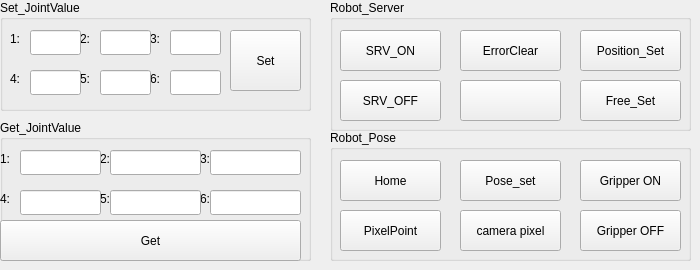
          <widget class="QWidget" name="tab_2">
           <attribute name="title">
            <string>Setting</string>
           </attribute>
           <widget class="QGroupBox" name="groupBox_3">
            <property name="geometry">
             <rect>
              <x>330</x>
              <y>0</y>
              <width>361</width>
              <height>131</height>
             </rect>
            </property>
            <property name="title">
             <string>Robot_Server</string>
            </property>
            <widget class="QPushButton" name="btnSRV_ON">
             <property name="geometry">
              <rect>
               <x>10</x>
               <y>30</y>
               <width>101</width>
               <height>41</height>
              </rect>
             </property>
             <property name="text">
              <string>SRV_ON</string>
             </property>
            </widget>
            <widget class="QPushButton" name="btnSRV_OFF">
             <property name="geometry">
              <rect>
               <x>10</x>
               <y>80</y>
               <width>101</width>
               <height>41</height>
              </rect>
             </property>
             <property name="text">
              <string>SRV_OFF</string>
             </property>
            </widget>
            <widget class="QPushButton" name="btnPosition_Set">
             <property name="geometry">
              <rect>
               <x>250</x>
               <y>30</y>
               <width>101</width>
               <height>41</height>
              </rect>
             </property>
             <property name="text">
              <string>Position_Set</string>
             </property>
            </widget>
            <widget class="QPushButton" name="btnFree_Set">
             <property name="geometry">
              <rect>
               <x>250</x>
               <y>80</y>
               <width>101</width>
               <height>41</height>
              </rect>
             </property>
             <property name="text">
              <string>Free_Set</string>
             </property>
            </widget>
            <widget class="QPushButton" name="btnSRV_ErrorClear">
             <property name="geometry">
              <rect>
               <x>130</x>
               <y>30</y>
               <width>101</width>
               <height>41</height>
              </rect>
             </property>
             <property name="text">
              <string>ErrorClear</string>
             </property>
            </widget>
            <widget class="QPushButton" name="btnFree_Set_3">
             <property name="geometry">
              <rect>
               <x>130</x>
               <y>80</y>
               <width>101</width>
               <height>41</height>
              </rect>
             </property>
             <property name="text">
              <string/>
             </property>
            </widget>
           </widget>
           <widget class="QGroupBox" name="groupBox_4">
            <property name="geometry">
             <rect>
              <x>0</x>
              <y>0</y>
              <width>311</width>
              <height>111</height>
             </rect>
            </property>
            <property name="title">
             <string>Set_JointValue</string>
            </property>
            <widget class="QLabel" name="label_21">
             <property name="geometry">
              <rect>
               <x>150</x>
               <y>30</y>
               <width>21</width>
               <height>19</height>
              </rect>
             </property>
             <property name="frameShape">
              <enum>QFrame::NoFrame</enum>
             </property>
             <property name="frameShadow">
              <enum>QFrame::Raised</enum>
             </property>
             <property name="text">
              <string>&lt;html&gt;&lt;head/&gt;&lt;body&gt;&lt;p&gt;3:&lt;/p&gt;&lt;/body&gt;&lt;/html&gt;</string>
             </property>
            </widget>
            <widget class="QLabel" name="label_22">
             <property name="geometry">
              <rect>
               <x>10</x>
               <y>70</y>
               <width>21</width>
               <height>19</height>
              </rect>
             </property>
             <property name="frameShape">
              <enum>QFrame::NoFrame</enum>
             </property>
             <property name="frameShadow">
              <enum>QFrame::Raised</enum>
             </property>
             <property name="text">
              <string>&lt;html&gt;&lt;head/&gt;&lt;body&gt;&lt;p&gt;4:&lt;/p&gt;&lt;/body&gt;&lt;/html&gt;</string>
             </property>
            </widget>
            <widget class="QLineEdit" name="txtRobotSet_Jointvalue_3">
             <property name="geometry">
              <rect>
               <x>170</x>
               <y>30</y>
               <width>51</width>
               <height>25</height>
              </rect>
             </property>
             <property name="text">
              <string/>
             </property>
            </widget>
            <widget class="QLabel" name="label_23">
             <property name="geometry">
              <rect>
               <x>80</x>
               <y>30</y>
               <width>21</width>
               <height>19</height>
              </rect>
             </property>
             <property name="frameShape">
              <enum>QFrame::NoFrame</enum>
             </property>
             <property name="frameShadow">
              <enum>QFrame::Raised</enum>
             </property>
             <property name="text">
              <string>&lt;html&gt;&lt;head/&gt;&lt;body&gt;&lt;p&gt;2:&lt;/p&gt;&lt;/body&gt;&lt;/html&gt;</string>
             </property>
            </widget>
            <widget class="QLabel" name="label_24">
             <property name="geometry">
              <rect>
               <x>150</x>
               <y>70</y>
               <width>21</width>
               <height>19</height>
              </rect>
             </property>
             <property name="frameShape">
              <enum>QFrame::NoFrame</enum>
             </property>
             <property name="frameShadow">
              <enum>QFrame::Raised</enum>
             </property>
             <property name="text">
              <string>&lt;html&gt;&lt;head/&gt;&lt;body&gt;&lt;p&gt;6:&lt;/p&gt;&lt;/body&gt;&lt;/html&gt;</string>
             </property>
            </widget>
            <widget class="QLineEdit" name="txtRobotSet_Jointvalue_5">
             <property name="geometry">
              <rect>
               <x>100</x>
               <y>70</y>
               <width>51</width>
               <height>25</height>
              </rect>
             </property>
             <property name="text">
              <string/>
             </property>
            </widget>
            <widget class="QLabel" name="label_25">
             <property name="geometry">
              <rect>
               <x>80</x>
               <y>70</y>
               <width>21</width>
               <height>19</height>
              </rect>
             </property>
             <property name="frameShape">
              <enum>QFrame::NoFrame</enum>
             </property>
             <property name="frameShadow">
              <enum>QFrame::Raised</enum>
             </property>
             <property name="text">
              <string>&lt;html&gt;&lt;head/&gt;&lt;body&gt;&lt;p&gt;5:&lt;/p&gt;&lt;/body&gt;&lt;/html&gt;</string>
             </property>
            </widget>
            <widget class="QLineEdit" name="txtRobotSet_Jointvalue_1">
             <property name="geometry">
              <rect>
               <x>30</x>
               <y>30</y>
               <width>51</width>
               <height>25</height>
              </rect>
             </property>
             <property name="text">
              <string/>
             </property>
            </widget>
            <widget class="QLineEdit" name="txtRobotSet_Jointvalue_6">
             <property name="geometry">
              <rect>
               <x>170</x>
               <y>70</y>
               <width>51</width>
               <height>25</height>
              </rect>
             </property>
             <property name="text">
              <string/>
             </property>
            </widget>
            <widget class="QLineEdit" name="txtRobotSet_Jointvalue_2">
             <property name="geometry">
              <rect>
               <x>100</x>
               <y>30</y>
               <width>51</width>
               <height>25</height>
              </rect>
             </property>
             <property name="text">
              <string/>
             </property>
            </widget>
            <widget class="QLineEdit" name="txtRobotSet_Jointvalue_4">
             <property name="geometry">
              <rect>
               <x>30</x>
               <y>70</y>
               <width>51</width>
               <height>25</height>
              </rect>
             </property>
             <property name="text">
              <string/>
             </property>
            </widget>
            <widget class="QLabel" name="label_26">
             <property name="geometry">
              <rect>
               <x>10</x>
               <y>30</y>
               <width>21</width>
               <height>19</height>
              </rect>
             </property>
             <property name="frameShape">
              <enum>QFrame::NoFrame</enum>
             </property>
             <property name="frameShadow">
              <enum>QFrame::Raised</enum>
             </property>
             <property name="text">
              <string>&lt;html&gt;&lt;head/&gt;&lt;body&gt;&lt;p&gt;1:&lt;/p&gt;&lt;/body&gt;&lt;/html&gt;</string>
             </property>
            </widget>
            <widget class="QPushButton" name="btnRobot_SetJoint">
             <property name="geometry">
              <rect>
               <x>230</x>
               <y>30</y>
               <width>71</width>
               <height>61</height>
              </rect>
             </property>
             <property name="text">
              <string>Set</string>
             </property>
            </widget>
           </widget>
           <widget class="QGroupBox" name="groupBox_5">
            <property name="geometry">
             <rect>
              <x>0</x>
              <y>120</y>
              <width>311</width>
              <height>141</height>
             </rect>
            </property>
            <property name="title">
             <string>Get_JointValue</string>
            </property>
            <widget class="QLabel" name="label_27">
             <property name="geometry">
              <rect>
               <x>200</x>
               <y>30</y>
               <width>21</width>
               <height>19</height>
              </rect>
             </property>
             <property name="frameShape">
              <enum>QFrame::NoFrame</enum>
             </property>
             <property name="frameShadow">
              <enum>QFrame::Raised</enum>
             </property>
             <property name="text">
              <string>&lt;html&gt;&lt;head/&gt;&lt;body&gt;&lt;p&gt;3:&lt;/p&gt;&lt;/body&gt;&lt;/html&gt;</string>
             </property>
            </widget>
            <widget class="QLabel" name="label_28">
             <property name="geometry">
              <rect>
               <x>0</x>
               <y>70</y>
               <width>21</width>
               <height>19</height>
              </rect>
             </property>
             <property name="frameShape">
              <enum>QFrame::NoFrame</enum>
             </property>
             <property name="frameShadow">
              <enum>QFrame::Raised</enum>
             </property>
             <property name="text">
              <string>&lt;html&gt;&lt;head/&gt;&lt;body&gt;&lt;p&gt;4:&lt;/p&gt;&lt;/body&gt;&lt;/html&gt;</string>
             </property>
            </widget>
            <widget class="QLineEdit" name="txtRobotGet_Jointvalue_3">
             <property name="geometry">
              <rect>
               <x>210</x>
               <y>30</y>
               <width>91</width>
               <height>25</height>
              </rect>
             </property>
             <property name="text">
              <string/>
             </property>
            </widget>
            <widget class="QLabel" name="label_29">
             <property name="geometry">
              <rect>
               <x>100</x>
               <y>30</y>
               <width>21</width>
               <height>19</height>
              </rect>
             </property>
             <property name="frameShape">
              <enum>QFrame::NoFrame</enum>
             </property>
             <property name="frameShadow">
              <enum>QFrame::Raised</enum>
             </property>
             <property name="text">
              <string>&lt;html&gt;&lt;head/&gt;&lt;body&gt;&lt;p&gt;2:&lt;/p&gt;&lt;/body&gt;&lt;/html&gt;</string>
             </property>
            </widget>
            <widget class="QLabel" name="label_30">
             <property name="geometry">
              <rect>
               <x>200</x>
               <y>70</y>
               <width>21</width>
               <height>19</height>
              </rect>
             </property>
             <property name="frameShape">
              <enum>QFrame::NoFrame</enum>
             </property>
             <property name="frameShadow">
              <enum>QFrame::Raised</enum>
             </property>
             <property name="text">
              <string>&lt;html&gt;&lt;head/&gt;&lt;body&gt;&lt;p&gt;6:&lt;/p&gt;&lt;/body&gt;&lt;/html&gt;</string>
             </property>
            </widget>
            <widget class="QLineEdit" name="txtRobotGet_Jointvalue_5">
             <property name="geometry">
              <rect>
               <x>110</x>
               <y>70</y>
               <width>91</width>
               <height>25</height>
              </rect>
             </property>
             <property name="text">
              <string/>
             </property>
            </widget>
            <widget class="QLabel" name="label_31">
             <property name="geometry">
              <rect>
               <x>100</x>
               <y>70</y>
               <width>21</width>
               <height>19</height>
              </rect>
             </property>
             <property name="frameShape">
              <enum>QFrame::NoFrame</enum>
             </property>
             <property name="frameShadow">
              <enum>QFrame::Raised</enum>
             </property>
             <property name="text">
              <string>&lt;html&gt;&lt;head/&gt;&lt;body&gt;&lt;p&gt;5:&lt;/p&gt;&lt;/body&gt;&lt;/html&gt;</string>
             </property>
            </widget>
            <widget class="QLineEdit" name="txtRobotGet_Jointvalue_1">
             <property name="geometry">
              <rect>
               <x>20</x>
               <y>30</y>
               <width>81</width>
               <height>25</height>
              </rect>
             </property>
             <property name="text">
              <string/>
             </property>
            </widget>
            <widget class="QLineEdit" name="txtRobotGet_Jointvalue_6">
             <property name="geometry">
              <rect>
               <x>210</x>
               <y>70</y>
               <width>91</width>
               <height>25</height>
              </rect>
             </property>
             <property name="text">
              <string/>
             </property>
            </widget>
            <widget class="QLineEdit" name="txtRobotGet_Jointvalue_2">
             <property name="geometry">
              <rect>
               <x>110</x>
               <y>30</y>
               <width>91</width>
               <height>25</height>
              </rect>
             </property>
             <property name="text">
              <string/>
             </property>
            </widget>
            <widget class="QLineEdit" name="txtRobotGet_Jointvalue_4">
             <property name="geometry">
              <rect>
               <x>20</x>
               <y>70</y>
               <width>81</width>
               <height>25</height>
              </rect>
             </property>
             <property name="text">
              <string/>
             </property>
            </widget>
            <widget class="QLabel" name="label_32">
             <property name="geometry">
              <rect>
               <x>0</x>
               <y>30</y>
               <width>21</width>
               <height>19</height>
              </rect>
             </property>
             <property name="frameShape">
              <enum>QFrame::NoFrame</enum>
             </property>
             <property name="frameShadow">
              <enum>QFrame::Raised</enum>
             </property>
             <property name="text">
              <string>&lt;html&gt;&lt;head/&gt;&lt;body&gt;&lt;p&gt;1:&lt;/p&gt;&lt;/body&gt;&lt;/html&gt;</string>
             </property>
            </widget>
            <widget class="QPushButton" name="btnRobot_GetJoint">
             <property name="geometry">
              <rect>
               <x>0</x>
               <y>100</y>
               <width>301</width>
               <height>41</height>
              </rect>
             </property>
             <property name="text">
              <string>Get</string>
             </property>
            </widget>
           </widget>
           <widget class="QGroupBox" name="groupBox_6">
            <property name="geometry">
             <rect>
              <x>330</x>
              <y>130</y>
              <width>361</width>
              <height>131</height>
             </rect>
            </property>
            <property name="title">
             <string>Robot_Pose</string>
            </property>
            <widget class="QPushButton" name="btnHomming">
             <property name="geometry">
              <rect>
               <x>10</x>
               <y>30</y>
               <width>101</width>
               <height>41</height>
              </rect>
             </property>
             <property name="text">
              <string>Home</string>
             </property>
            </widget>
            <widget class="QPushButton" name="btnMoveToPixelPoint">
             <property name="geometry">
              <rect>
               <x>10</x>
               <y>80</y>
               <width>101</width>
               <height>41</height>
              </rect>
             </property>
             <property name="text">
              <string>PixelPoint</string>
             </property>
            </widget>
            <widget class="QPushButton" name="btnDetectPose">
             <property name="geometry">
              <rect>
               <x>130</x>
               <y>30</y>
               <width>101</width>
               <height>41</height>
              </rect>
             </property>
             <property name="text">
              <string>Pose_set</string>
             </property>
            </widget>
            <widget class="QPushButton" name="btnpixel_check">
             <property name="geometry">
              <rect>
               <x>130</x>
               <y>80</y>
               <width>101</width>
               <height>41</height>
              </rect>
             </property>
             <property name="text">
              <string>camera pixel</string>
             </property>
            </widget>
            <widget class="QPushButton" name="btnGPIO_ON">
             <property name="geometry">
              <rect>
               <x>250</x>
               <y>30</y>
               <width>101</width>
               <height>41</height>
              </rect>
             </property>
             <property name="text">
              <string>Gripper ON</string>
             </property>
            </widget>
            <widget class="QPushButton" name="btnGPIO_OFF">
             <property name="geometry">
              <rect>
               <x>250</x>
               <y>80</y>
               <width>101</width>
               <height>41</height>
              </rect>
             </property>
             <property name="text">
              <string>Gripper OFF</string>
             </property>
            </widget>
           </widget>
          </widget>
